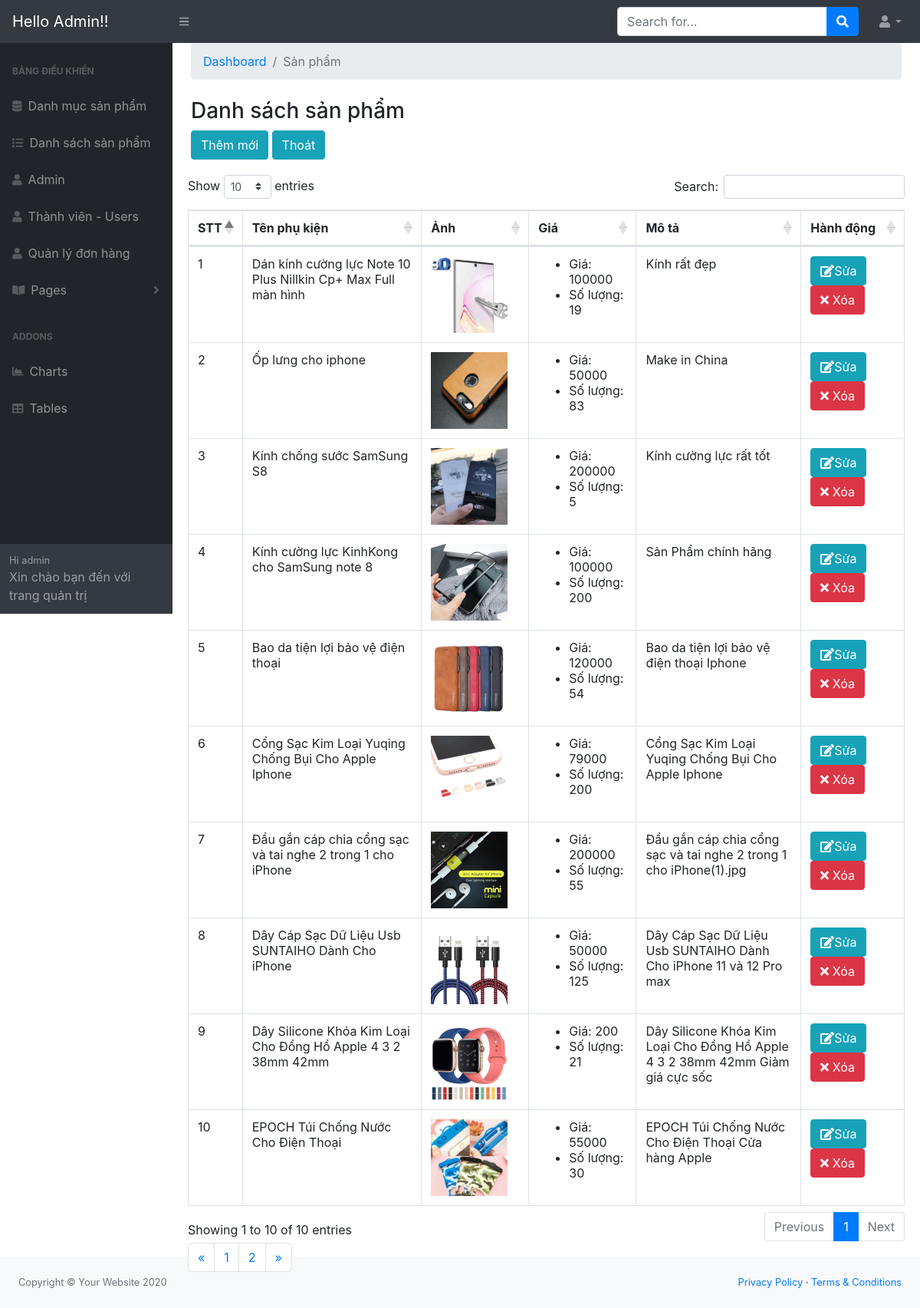
Page /admin/modules/product/index.php on the committed database.
### tables this page shows
CREATE TABLE `product` (
  `id` int(11) NOT NULL,
  `name` varchar(100) DEFAULT NULL,
  `slug` varchar(100) DEFAULT NULL,
  `price` int(11) DEFAULT NULL,
  `number` int(11) DEFAULT 0,
  `sale` int(11) DEFAULT 0,
  `thunbar` varchar(100) DEFAULT NULL,
  `category_id` int(11) DEFAULT NULL,
  `mota` text DEFAULT NULL,
  `like_pro` int(11) DEFAULT 0,
  `view` int(11) DEFAULT 0,
  `hot` int(11) DEFAULT 0,
  `pay` int(5) DEFAULT 0,
  `created_pro` timestamp NOT NULL DEFAULT current_timestamp() ON UPDATE current_timestamp(),
  `update_pro` timestamp NOT NULL DEFAULT current_timestamp() ON UPDATE current_timestamp()
);

### libraries/Database.php (called while the page is built, shortened)
<?php
    class Database
    {
        public $link;
        public function __construct()
        {
            $this->link = mysqli_connect("localhost","root","","btl") or die ();
            mysqli_set_charset($this->link,"utf8");
        }
        public function countTable($table)
        {
            $sql = "SELECT id FROM  {$table}";
            $result = mysqli_query($this->link, $sql) or die("Lỗi Truy Vấn countTable----" .mysqli_error($this->link));
            $num = mysqli_num_rows($result);
            return $num;
        }
         public  function fetchJone($table,$sql ,$page = 0,$row ,$pagi = false )
        {
            $data = [];
            $result = mysqli_query($this->link,$sql);
            if ($pagi == true )
            {
                $total = $this->countTable($table);
                $sotrang = ceil($total / $row);
                $start = ($page - 1 ) * $row ;
                $sql .= " LIMIT $start,$row";
                $data = [ "page" => $sotrang];
                $result = mysqli_query($this->link,$sql) or die("Lỗi truy vấn fetchJone ---- " .mysqli_error($this->link));
            }
            else
            {
                $result = mysqli_query($this->link,$sql) or die("Lỗi truy vấn fetchJone ---- " .mysqli_error($this->link));
            }
            if( $result)
            {
                while ($num = mysqli_fetch_assoc($result))
                {
                    $data[] = $num;
                }
            }
            return $data;
        }
    }
?>

### admin/autoload/autoload.php (called while the page is built, shortened)
<?php
    require_once __DIR__. "/../../libraries/Database.php";
    $db = new Database;
?>

### admin/modules/product/index.php (the view, shortened to what this page needs)
<?php
    require_once __DIR__. "/../../autoload/autoload.php";
    if(isset($_GET['page']))
    {
        $p= $_GET['page'];
    }
    else
    {
        $p=1;
    }
    $sql= "SELECT product.*,category.name as namecate FROM product
    LEFT JOIN category on category.id = product.category_id ";
    $product=$db->fetchJone('product',$sql,$p,10,true);
    if(isset($product['page']))
    {
        $sotrang = $product['page'];
        unset($product['page']);
    }
?>
<?php require_once __DIR__. "/../../layouts/header.php";?>
            <div id="layoutSidenav_content">
                <main>
                    <div class="container-fluid">
                        <ol class="breadcrumb mb-4">
                            <li class="breadcrumb-item active"><a href="/websitephukien/admin/index.php">Dashboard</a></li>
                            <li class="breadcrumb-item active">Sản phẩm</li>
                        </ol>
                        <h3>Danh sách sản phẩm</h3>
                       <a href="add.php" class="btn btn-info">Thêm mới</a>
                       <a href="/website_phukien/admin/index.php" class="btn btn-info">Thoát</a>
                        </div>
                        <div class="card-body">
                            <div class="table-responsive">
                                    <table class="table table-bordered" id="dataTable" style="width:100%;height:300px"" cellspacing="0">
                                        <thead>
                                            <tr>
                                                <th>STT</th>
                                                <th>Tên phụ kiện</th>
                                                <th>Ảnh</th>
                                                <th>Giá</th>
                                                <th>Mô tả</th>
                                                <th>Hành động</th>
                                            </tr>
                                        </thead>
                                        <tbody>
                                            <?php
                                            $stt=1;
                                            foreach($product as $item): ?>
                                            <tr>
                                                <td style="width:5%;"><?php echo $stt ?></td>
                                                <td style="width:25%;"><?php echo $item['name'] ?></td>
                                                <td style="width:15%;">
                                                <img src="images/<?php echo $item['thunbar'] ?>" width="100px" height="100px">
                                                </td>
                                                <td style="width:15%;">
                                                    <ul>
                                                        <li> Giá: <?php echo $item['price'] ?> </li>
                                                        <li> Số lượng: <?php echo $item['number'] ?> </li>
                                                    </ul>
                                                </td>
                                                <td style="width:23%;"><?php echo $item['mota'] ?></td>
                                                <td>
                                                    <a class="btn btn-xs btn-info" href="edit.php?id=<?php echo $item['id'] ?>">
                                                    <i class="fa fa-edit"></i>Sửa</a>
                                                    <a class="btn btn-xs btn-danger" href="delete.php?id=<?php echo $item['id'] ?>">
                                                    <i class="fa fa-times"></i>
                                                    Xóa</a>
                                                </td>
                                            </tr>
                                            <?php $stt++;endforeach ?>
                                        </tbody>
                                    </table>
                                <div class="pull-right">
                                    <nav aria-label="Page navigation example" >
                                        <ul class="pagination">
                                            <li class="page-item">
                                                <a href="" aria-label="Previous" class="page-link">
                                                    <span aria-hidden="true">&laquo;</span>
                                                </a>
                                            </li>
                                            <?php for( $i=1 ; $i<=$sotrang ; $i++ ): ?>
                                             <?php
                                                if(isset($_GET['page']))
                                                {
                                                    $p=$_GET['page'];
                                                }
                                                else
                                                {
                                                    $p=1;
                                                } ?>
                                                <li class="<?php echo ($i == $p)? 'active' : '' ?>">
                                                <a href="?page=<?php echo $i ; ?>" class="page-link"><?php echo $i; echo "  ";  ?></a>
                                            <?php endfor; ?>
                                            </li>
                                            <li class="page-item">
                                            <a href="" aria-label="Next" class="page-link">
                                                    <span aria-hidden="true">&raquo;</span>
                                                </a>
                                            </li>
                                        </ul>
                                    </nav>
                                    </div>
                                </div>
                            </div>
                        </div>
                    </div>
<?php require_once __DIR__. "/../../layouts/footer.php";?>

### rows in the picture
product: name "Dán kính cường lực Note 10 Plus Nillkin Cp+ Max Full màn hình", thunbar (picture), price "100000", number "19", mota "Kính rất đẹp"
product: name "Ốp lưng cho iphone", thunbar (picture), price "50000", number "83", mota "Make in China"
product: name "Kính chống sước SamSung S8", thunbar (picture), price "200000", number "5", mota "Kính cường lực rất tốt"
product: name "Kính cường lực KinhKong cho SamSung note 8", thunbar (picture), price "100000", number "200", mota "Sản Phẩm chính hãng"
product: name "Bao da tiện lợi bảo vệ điện thoại", thunbar (picture), price "120000", number "54", mota "Bao da tiện lợi bảo vệ điện thoại Iphone"
product: name "Cổng Sạc Kim Loại Yuqing Chống Bụi Cho Apple Iphone", thunbar (picture), price "79000", number "200", mota "Cổng Sạc Kim Loại Yuqing Chống Bụi Cho Apple Iphone"
product: name "Đầu gắn cáp chia cổng sạc và tai nghe 2 trong 1 cho iPhone", thunbar (picture), price "200000", number "55", mota "Đầu gắn cáp chia cổng sạc và tai nghe 2 trong 1 cho iPhone(1).jpg"
product: name "Dây Cáp Sạc Dữ Liệu Usb SUNTAIHO Dành Cho iPhone", thunbar (picture), price "50000", number "125", mota "Dây Cáp Sạc Dữ Liệu Usb SUNTAIHO Dành Cho iPhone 11 và 12 Pro max"
product: name "Dây Silicone Khóa Kim Loại Cho Đồng Hồ Apple 4 3 2 38mm 42mm", thunbar (picture), price "200", number "21", mota "Dây Silicone Khóa Kim Loại Cho Đồng Hồ Apple 4 3 2 38mm 42mm Giảm giá cực sốc"
product: name "EPOCH Túi Chống Nước Cho Điện Thoại", thunbar (picture), price "55000", number "30", mota "EPOCH Túi Chống Nước Cho Điện Thoại Cửa hàng Apple"
